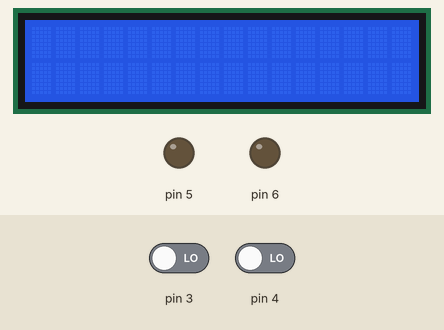
Bench run of a sketch on a simulated Arduino Uno, built with avr-gcc and run on an emulated ATmega328P. Shown: 16×2 character LCD, output pins drawn as LEDs (lit = HIGH). The inputs (shaded band) are chosen by the test bench; at power-on: pin 3 LOW, pin 4 LOW.

Above: at 1.2 s.
1.3 s: pin 3 driven HIGH
At 1.6 s:
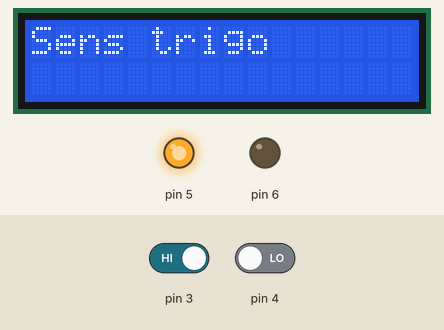
2.8 s: pin 3 driven LOW
At 4.0 s:
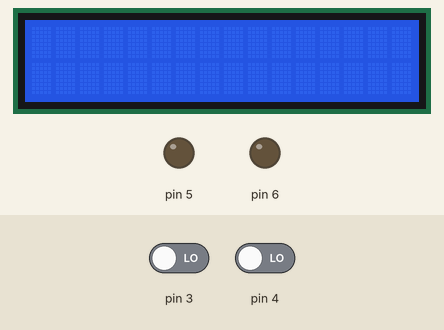
4.3 s: pin 4 driven HIGH
At 5.2 s:
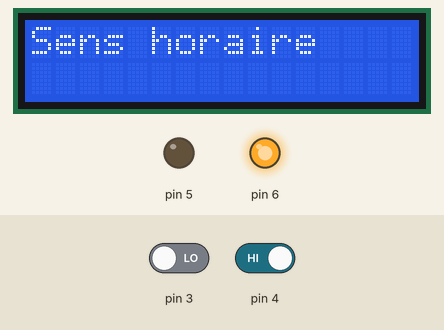
5.8 s: pin 4 driven LOW
At 6.2 s:
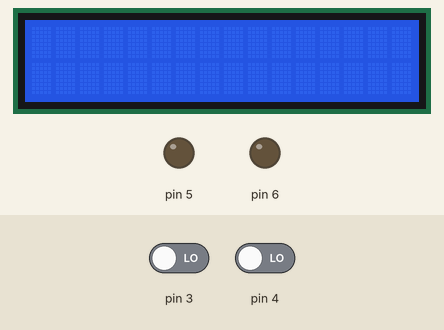
Timing chart, 0 to 8.3 s (numbered marks = the images above; inputs shaded):
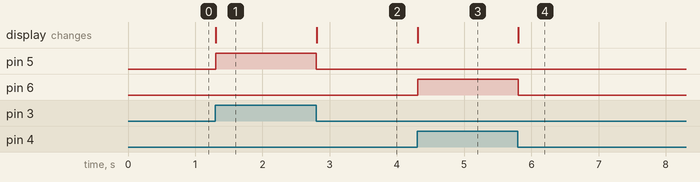

The sketch:

LCD_Moteur.ino
```cpp
#include <LiquidCrystal.h> // inclure la librairie LiquidCrystal qui permet de faire fonctionner un écran LCD

const int rs = 13, rw = 12, e = 11, d4 = 10, d5 = 9, d6 = 8, d7 = 7; // attribue les broches de la carte aux broches de l'écran
LiquidCrystal lcd(rs, rw, e, d4, d5, d6, d7); // définit quelles broches seront utilisées pour afficher le texte

boolean etat_bouton1 = LOW ;
boolean etat_bouton2 = LOW ;

void setup ()
{

  lcd.begin(16, 2); // définit le nombre de colonnes et lignes que l'on souhaite utiliser sur l'écran
  lcd.clear(); // efface le texte présent sur l'écran

  pinMode(3, INPUT);
  pinMode(4, INPUT);
  pinMode(5, OUTPUT);
  pinMode(6, OUTPUT);

}


void loop ()
{

  etat_bouton1 = digitalRead (3) ;
  etat_bouton2 = digitalRead (4) ;

  if (etat_bouton1 == HIGH) // Si le bouton 1 est activé
  {
    lcd.print("Sens trigo"); // écrire "Sens trigo" sur l'écran
    etat_bouton1 = digitalRead (3) ;
    while (etat_bouton1 == HIGH) // tant que le bouton est activé
    {
    digitalWrite(5, HIGH); // activer le relais 1 (moteur sens trigo)
    etat_bouton1 = digitalRead (3) ;
    }
  }
  lcd.clear(); // efface le texte présent sur l'écran
  digitalWrite(5, LOW); // désactiver le relais 1

 if (etat_bouton2 == HIGH) // Si le bouton 2 est activé
  {
    lcd.print("Sens horaire"); // écrire "Sens horaire" sur l'écran
    etat_bouton2 = digitalRead (4) ;
    while (etat_bouton2 == HIGH) // tant que le bouton est activé
    {
    digitalWrite(6, HIGH); // activer le relais 2 (moteur sens horaire)
    etat_bouton2 = digitalRead (4) ;
    }
  }
  lcd.clear(); // efface le texte présent sur l'écran
  digitalWrite(6, LOW); // désactiver le relais 2

}
```

Measured:
- after the input at 1.3 s, pin 5: LOW → HIGH at once; the display: changes at once (image 1)
- after the input at 2.8 s, pin 5: HIGH → LOW at once; the display: changes at once (image 2)
- after the input at 4.3 s, pin 6: LOW → HIGH at once; the display: changes at once (image 3)
- after the input at 5.8 s, pin 6: HIGH → LOW at once; the display: changes at once (image 4)
